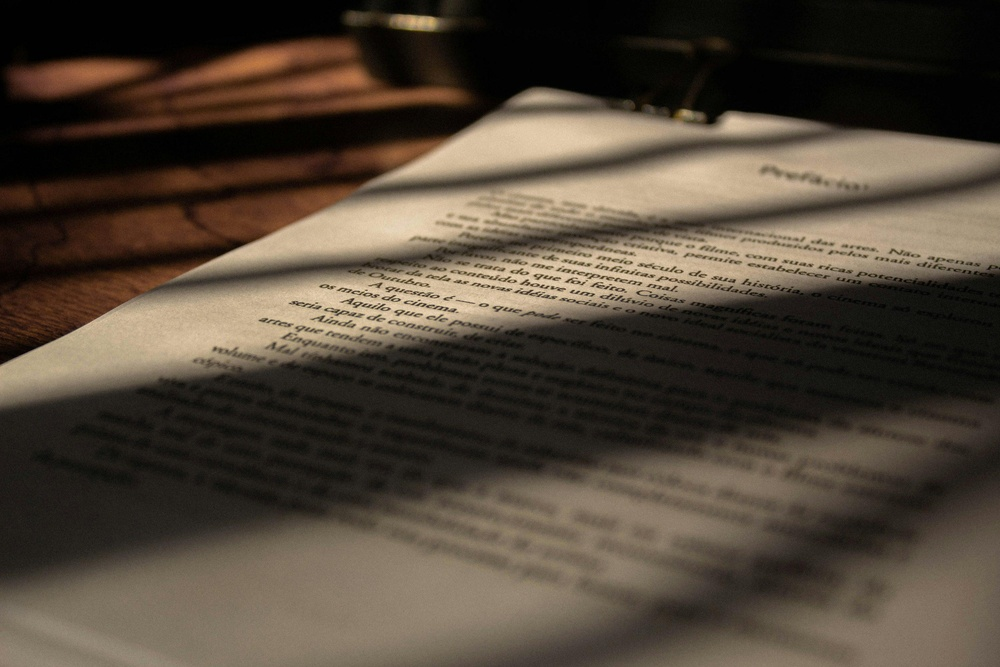
#> input picture AdaptiveThreshold/images/input.jpg, 1000 x 667 px, shrunk from 3000 x 2000 before the run
$ jupyter execute Adaptive_Threshold.ipynb
#> lines starting #> are read from the running program, lines starting #| are printed output that depends on the picture; after the words box and inside, x2 and y2 are one past the last pixel; in counts of white or black regions, pixels touching at a corner belong together
# Adaptive Threshold — Implementation

## Mục tiêu
1. Cài đặt Integral Image.
2. Cài đặt Bradley–Roth và Sauvola.
3. So sánh với ngưỡng thủ công và Otsu.
4. Khảo sát ảnh hưởng của tham số radius, t và k.
5. Đo thời gian chạy theo radius.

Import thư viện

[cell 1]
import cv2
import numpy as np
import matplotlib.pyplot as plt
import time
from pathlib import Path

print("OpenCV:", cv2.__version__)
print("NumPy:", np.__version__)
print("Môi trường đã sẵn sàng!")

Đọc ảnh

[cell 2]
image_path = Path("images/input.jpg")

img = cv2.imread(str(image_path), cv2.IMREAD_GRAYSCALE)
#> img: shape (667, 1000); min 0, max 219, mean 71.5

if img is None:
    raise FileNotFoundError(
        f"Không đọc được ảnh: {image_path.resolve()}"
    )

img = img.astype(np.uint8)

print("Kích thước ảnh (H, W):", img.shape)
#| Kích thước ảnh (H, W): (667, 1000)
print("Kiểu dữ liệu:", img.dtype)
#| Kiểu dữ liệu: uint8
print("Độ sáng trung bình:", round(float(img.mean()), 2))
#| Độ sáng trung bình: 71.5

plt.figure(figsize=(10, 6))
plt.imshow(img, cmap="gray", vmin=0, vmax=255)
plt.title("Ảnh gốc")
plt.axis("off")
plt.show()

Cài đặt ảnh tích phân

[cell 3]
def integral_image(img):
    """
    Trả về ảnh tích phân kích thước (H+1, W+1),
    kiểu int64, hàng đầu và cột đầu bằng 0.
    """
    img = np.asarray(img)

    if img.ndim != 2:
        raise ValueError("Ảnh phải là ma trận 2 chiều.")

    S = np.zeros(
        (img.shape[0] + 1, img.shape[1] + 1),
        dtype=np.int64
    )

    S[1:, 1:] = np.cumsum(
        np.cumsum(img.astype(np.int64), axis=0),
        axis=1
    )
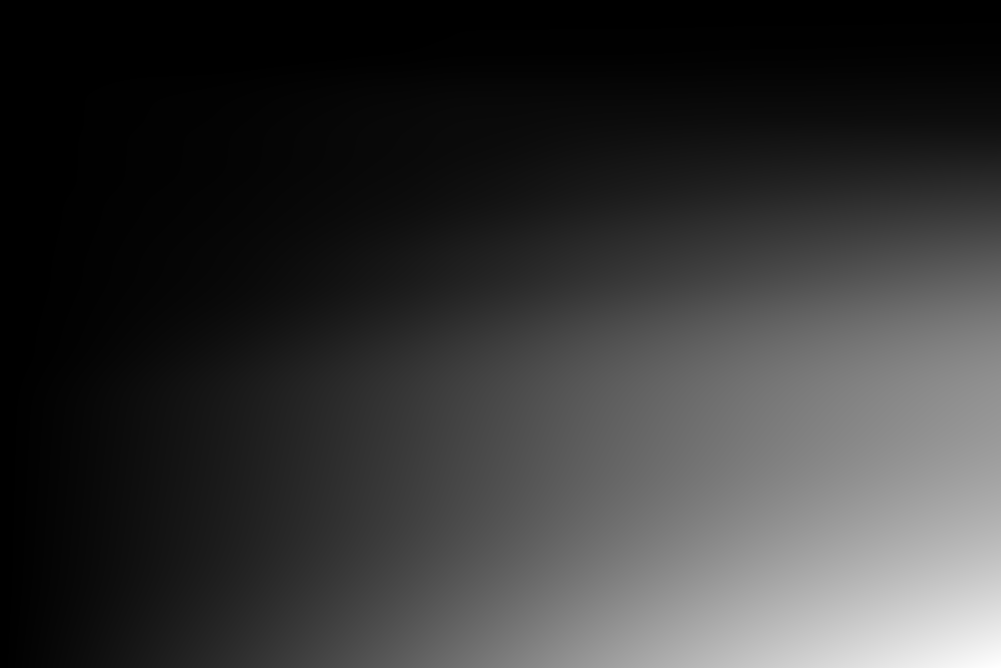
#> S: shape (668, 1001) int64; min 0, max 47688992, mean 10168899; drawn with min black and max white

    return S


def box_sum(S, y1, x1, y2, x2):
    """
    Tổng vùng [y1:y2, x1:x2] theo tọa độ ảnh gốc.
    y2 và x2 không nằm trong vùng (exclusive).
    """
    return (
        S[y2, x2]
        - S[y1, x2]
        - S[y2, x1]
        + S[y1, x1]
    )


S = integral_image(img)

print("Kích thước ảnh gốc:", img.shape)
#| Kích thước ảnh gốc: (667, 1000)
print("Kích thước ảnh tích phân:", S.shape)
#| Kích thước ảnh tích phân: (668, 1001)
print("Kiểu dữ liệu:", S.dtype)
#| Kiểu dữ liệu: int64
print("Hàng đầu toàn 0:", np.all(S[0, :] == 0))
#| Hàng đầu toàn 0: True
print("Cột đầu toàn 0:", np.all(S[:, 0] == 0))
#| Cột đầu toàn 0: True

[cell 4]
y1, x1, y2, x2 = 0, 0, min(10, img.shape[0]), min(10, img.shape[1])
#> y1 = 0; x1 = 0; y2 = 10; x2 = 10

sum_integral = box_sum(S, y1, x1, y2, x2)
#> sum_integral = 136
sum_direct = img[y1:y2, x1:x2].astype(np.int64).sum()
#> sum_direct = 136

print("Tổng từ ảnh tích phân:", sum_integral)
#| Tổng từ ảnh tích phân: 136
print("Tổng cộng trực tiếp:", sum_direct)
#| Tổng cộng trực tiếp: 136
assert sum_integral == sum_direct
print("Kiểm tra box_sum: PASS")

Tính trung bình và độ lệch chuẩn cục bộ

[cell 5]
def local_mean_std(img, radius):
    """
    Tính trung bình và độ lệch chuẩn cục bộ.
    Cửa sổ được cắt tại biên ảnh.
    """
#> called with radius = 15
    if radius < 1:
        raise ValueError("radius phải >= 1")

    a = img.astype(np.float64)
    H, W = a.shape
#> H = 667; W = 1000

    S1 = integral_image(a.astype(np.int64))
    S2 = integral_image(np.rint(a * a).astype(np.int64))

    ys = np.arange(H)
#> ys = 667 values from 0 to 666
    xs = np.arange(W)
#> xs = 1000 values from 0 to 999

    y0 = np.maximum(ys - radius, 0)
#> y0 = 667 values from 0 to 651
    y1 = np.minimum(ys + radius + 1, H)
    x0 = np.maximum(xs - radius, 0)
    x1 = np.minimum(xs + radius + 1, W)

    # Mỗi vị trí được xác định bằng bốn tọa độ biên
    total = (
        S1[y1[:, None], x1[None, :]]
        - S1[y0[:, None], x1[None, :]]
        - S1[y1[:, None], x0[None, :]]
        + S1[y0[:, None], x0[None, :]]
    )

    total_sq = (
        S2[y1[:, None], x1[None, :]]
        - S2[y0[:, None], x1[None, :]]
        - S2[y1[:, None], x0[None, :]]
        + S2[y0[:, None], x0[None, :]]
    )

    area = (
        (y1 - y0)[:, None]
        * (x1 - x0)[None, :]
    )

    mean = total / area
    variance = np.maximum(total_sq / area - mean**2, 0)
    std = np.sqrt(variance)

    return mean, std


mean_local, std_local = local_mean_std(img, radius=15)

fig, axes = plt.subplots(1, 3, figsize=(15, 5))

axes[0].imshow(img, cmap="gray")
axes[0].set_title("Ảnh gốc")

axes[1].imshow(mean_local, cmap="gray")
axes[1].set_title("Trung bình cục bộ")

axes[2].imshow(std_local, cmap="gray")
axes[2].set_title("Độ lệch chuẩn cục bộ")

for ax in axes:
    ax.axis("off")

plt.tight_layout()
plt.show()

Cài đặt Bradley–Roth

ngưỡng Bradley–Roth là:
\[
T(x,y)=m(x,y)(1-t)
\]

Trong đó \(m(x,y)\) là trung bình cục bộ, còn \(t\) là tham số điều chỉnh ngưỡng.

[cell 6]
def adaptive_threshold_bradley(img, radius=15, t=0.15):
#> called with radius = 15, t = 0.15
    mean, _ = local_mean_std(img, radius)
    threshold = mean * (1 - t)

    # Pixel tối hơn ngưỡng là chữ (đen), còn lại là nền (trắng)
    binary = np.where(img <= threshold, 0, 255).astype(np.uint8)
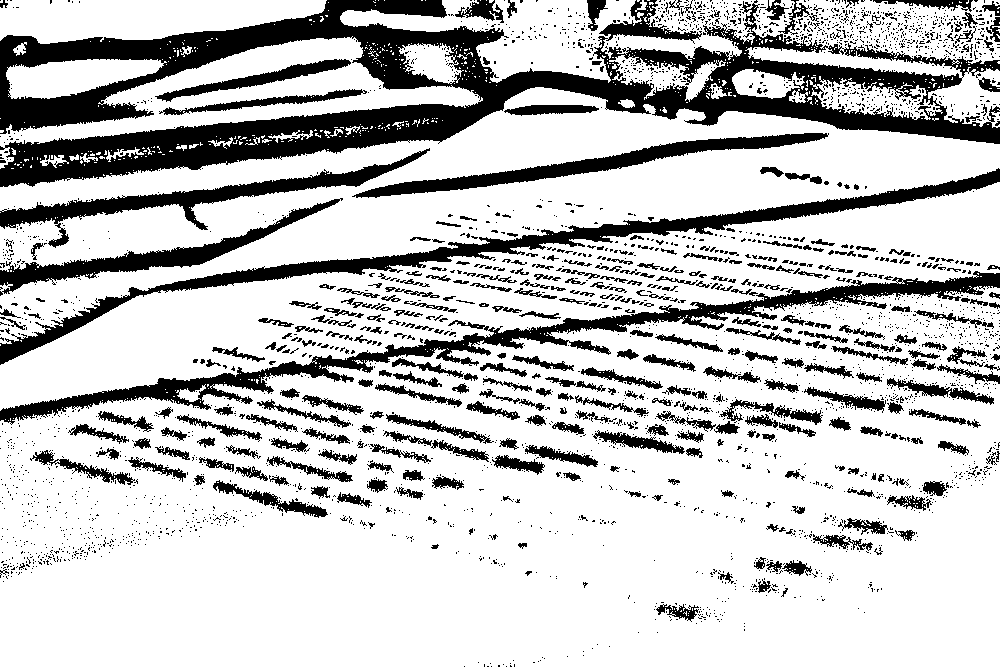
#> binary: shape (667, 1000); 77% white; 3267 black regions (2907 under 20 px), largest, box (x1, y1, x2, y2) and area: (0, 0, 1000, 187) 57592, (0, 271, 1000, 425) 14144, (0, 168, 1000, 365) 12463

    return binary


bradley = adaptive_threshold_bradley(
    img,
    radius=15,
    t=0.15
)

plt.figure(figsize=(10, 6))
plt.imshow(bradley, cmap="gray", vmin=0, vmax=255)
plt.title("Bradley–Roth (radius=15, t=0.15)")
plt.axis("off")
plt.show()

Cài đặt Sauvola

[cell 7]
def adaptive_threshold_sauvola_custom(
    img, radius=15, k=0.34, R=128
):
#> called with radius = 15, k = 0.34, R = 128
    mean, std = local_mean_std(img, radius)

    threshold = mean * (
        1 + k * (std / R - 1)
    )
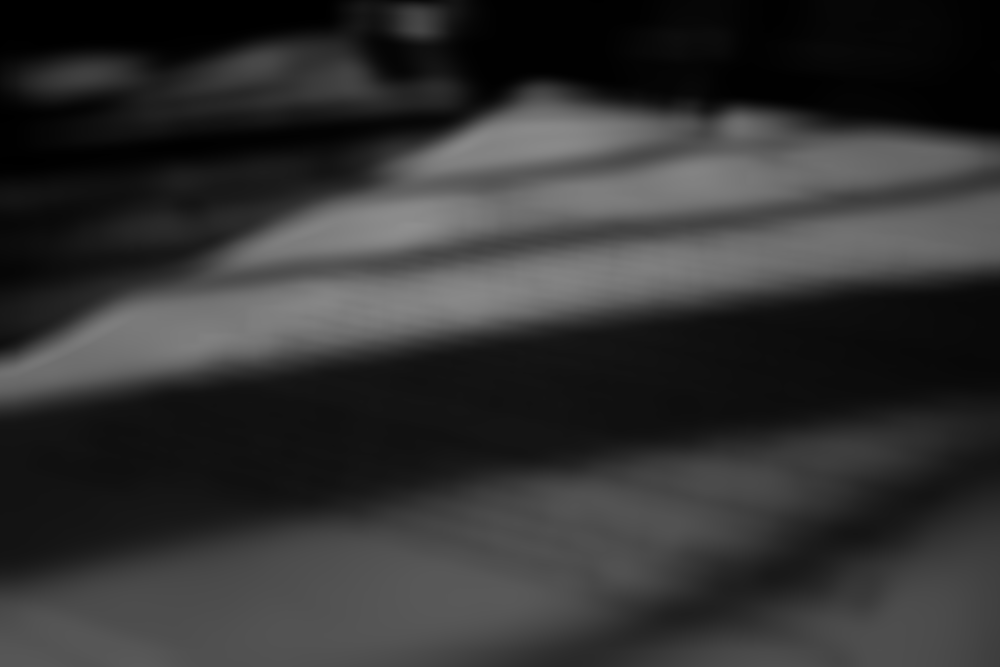
#> threshold: shape (667, 1000) float64; min 0.644, max 143.8, mean 51.1

    binary = np.where(img <= threshold, 0, 255).astype(np.uint8)
#> binary: shape (667, 1000); 85.8% white; 2794 black regions (2526 under 20 px), largest, box (x1, y1, x2, y2) and area: (0, 53, 1000, 186) 23960, (0, 0, 498, 134) 14566, (146, 171, 1000, 293) 7605

    return binary


sauvola = adaptive_threshold_sauvola_custom(
    img,
    radius=15,
    k=0.34,
    R=128
)

plt.figure(figsize=(10, 6))
plt.imshow(sauvola, cmap="gray", vmin=0, vmax=255)
plt.title("Sauvola (radius=15, k=0.34, R=128)")
plt.axis("off")
plt.show()

So sánh bốn phương pháp

Chạy bốn phương pháp trên cùng một ảnh:
1. Ngưỡng thủ công — lấy giá trị 127 làm ngưỡng.
2. Otsu — tự tìm ngưỡng toàn cục.
3. Bradley–Roth — ngưỡng dựa trên trung bình cục bộ.
4. Sauvola — ngưỡng dựa trên trung bình và độ lệch chuẩn cục bộ.

[cell 8]
# 1. Ngưỡng thủ công
_, manual = cv2.threshold(
    img, 127, 255, cv2.THRESH_BINARY
)
#> manual: shape (667, 1000); 17.5% white; 600 white regions (576 under 20 px), largest, box (x1, y1, x2, y2) and area: (0, 196, 1000, 396) 53682, (178, 137, 997, 278) 33972, (373, 114, 802, 185) 12074

# 2. Otsu
otsu_threshold, otsu = cv2.threshold(
    img, 0, 255,
    cv2.THRESH_BINARY + cv2.THRESH_OTSU
)
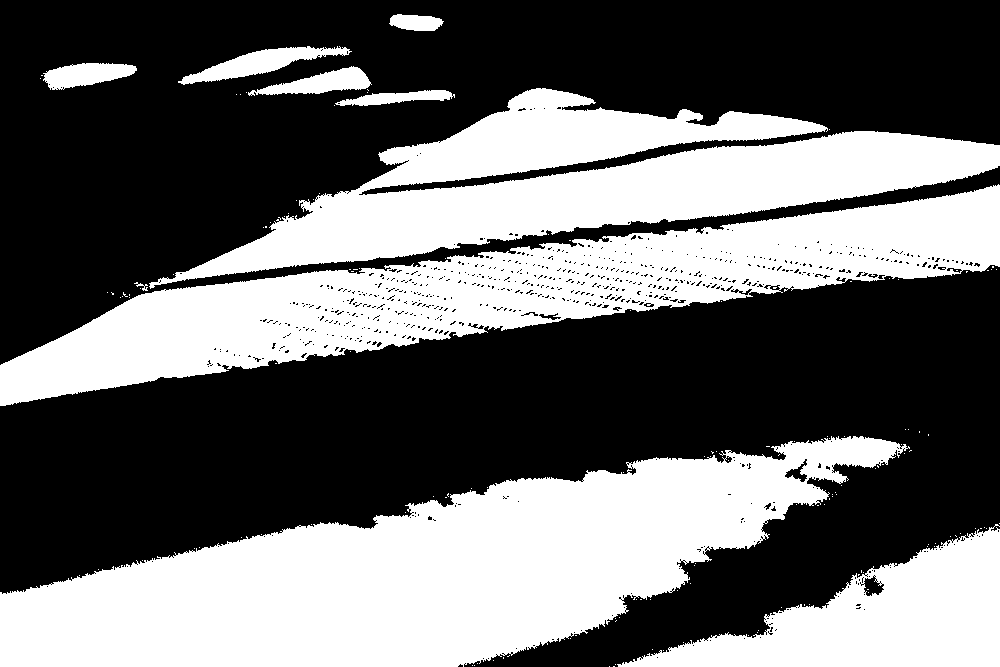
#> otsu: shape (667, 1000); 41.3% white; 150 white regions (140 under 20 px), largest, box (x1, y1, x2, y2) and area: (0, 436, 910, 667) 103923, (0, 184, 1000, 406) 74107, (149, 88, 1000, 289) 64026
#> otsu_threshold = 80

# 3. Bradley–Roth
bradley = adaptive_threshold_bradley(
    img, radius=15, t=0.15
)

# 4. Sauvola
sauvola = adaptive_threshold_sauvola_custom(
    img, radius=15, k=0.34, R=128
)

results = [
    ("Ảnh gốc", img),
    ("Ngưỡng thủ công", manual),
    ("Otsu", otsu),
    ("Bradley–Roth", bradley),
    ("Sauvola", sauvola),
]

fig, axes = plt.subplots(1, 5, figsize=(20, 6))

for ax, (title, image) in zip(axes, results):
    ax.imshow(image, cmap="gray", vmin=0, vmax=255)
    ax.set_title(title)
    ax.axis("off")
#> this loop made 5 passes
#> title on passes 1 to 5: 'Ảnh gốc', 'Ngưỡng thủ công', 'Otsu', 'Bradley–Roth', 'Sauvola'

plt.tight_layout()
plt.show()

print("Ngưỡng Otsu tìm được:", otsu_threshold)
#| Ngưỡng Otsu tìm được: 80.0

thay đổi tham số

[cell 9]
radii = [3, 7, 15, 25, 35]

fig, axes = plt.subplots(
    2, len(radii),
    figsize=(18, 8)
)

for i, r in enumerate(radii):
    b = adaptive_threshold_bradley(img, radius=r, t=0.15)
    s = adaptive_threshold_sauvola_custom(
        img, radius=r, k=0.34, R=128
    )

    axes[0, i].imshow(b, cmap="gray", vmin=0, vmax=255)
    axes[0, i].set_title(f"Bradley r={r}")
    axes[0, i].axis("off")

    axes[1, i].imshow(s, cmap="gray", vmin=0, vmax=255)
    axes[1, i].set_title(f"Sauvola r={r}")
    axes[1, i].axis("off")
#> this loop made 5 passes
#> pass 1, in local_mean_std (call 6), `total = ( S1[y1[:, None], x1[None, :]] - S1[y0[:, None], x1[None, :]] ..`:
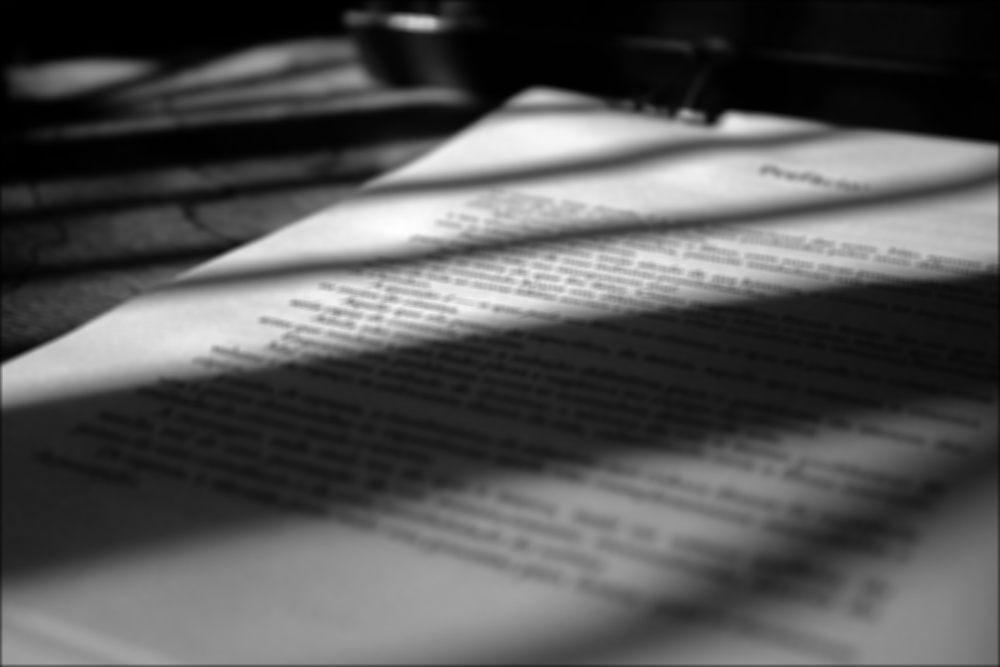
#> total: shape (667, 1000) int64; min 22, max 10442, mean 3492.6; drawn with min black and max white

axes[0, 0].set_ylabel("Bradley–Roth")
axes[1, 0].set_ylabel("Sauvola")

plt.tight_layout()
plt.show()

Tiếp tục thử t và k

[cell 10]
t_values = [0.05, 0.10, 0.15, 0.20, 0.25]
k_values = [0.10, 0.20, 0.34, 0.45, 0.60]

fig, axes = plt.subplots(2, 5, figsize=(18, 8))

for i, t in enumerate(t_values):
    out = adaptive_threshold_bradley(
        img, radius=15, t=t
    )
    axes[0, i].imshow(out, cmap="gray", vmin=0, vmax=255)
    axes[0, i].set_title(f"t={t}")
    axes[0, i].axis("off")

for i, k in enumerate(k_values):
    out = adaptive_threshold_sauvola_custom(
        img, radius=15, k=k, R=128
    )
    axes[1, i].imshow(out, cmap="gray", vmin=0, vmax=255)
    axes[1, i].set_title(f"k={k}")
    axes[1, i].axis("off")

axes[0, 0].set_ylabel("Bradley–Roth")
axes[1, 0].set_ylabel("Sauvola")

plt.tight_layout()
plt.show()
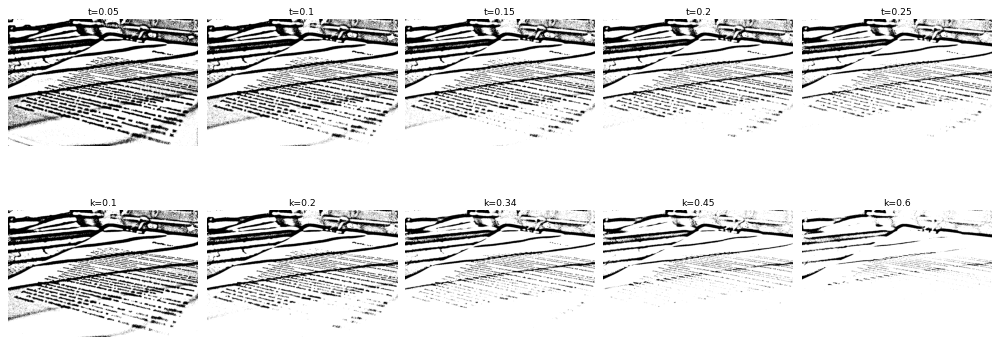
#> figure drawn by matplotlib, 10 panels

Đo thời gian theo radius

[cell 11]
def benchmark(func, repeats=3):
    times = []

    for _ in range(repeats):
        start = time.perf_counter()
        func()
        times.append(time.perf_counter() - start)

    return float(np.median(times))


radii_time = [1, 2, 4, 8, 16, 32, 64]
timing_bradley = []
timing_sauvola = []
timing_box = []
timing_separable = []

# Dùng ảnh thu nhỏ để thời gian chạy trực tiếp
# không quá lâu. Tăng kích thước nếu máy chạy tốt.
scale = min(1.0, 600 / max(img.shape))
small = cv2.resize(
    img,
    None,
    fx=scale,
    fy=scale,
    interpolation=cv2.INTER_AREA
) if scale < 1 else img.copy()

small_f = small.astype(np.float32)

for r in radii_time:
    timing_bradley.append(
        benchmark(
            lambda r=r: adaptive_threshold_bradley(
                small, radius=r, t=0.15
            ),
            repeats=3
        )
    )

    timing_sauvola.append(
        benchmark(
            lambda r=r: adaptive_threshold_sauvola_custom(
                small, radius=r, k=0.34, R=128
            ),
            repeats=3
        )
    )

    # Tham chiếu: lọc trung bình hộp trực tiếp bằng OpenCV
    timing_box.append(
        benchmark(
            lambda r=r: cv2.boxFilter(
                small_f, -1, (2*r + 1, 2*r + 1),
                normalize=True,
                borderType=cv2.BORDER_REPLICATE
            ),
            repeats=3
        )
    )

    # Tham chiếu: lọc hộp tách thành hai chiều
    timing_separable.append(
        benchmark(
            lambda r=r: cv2.sepFilter2D(
                small_f, -1,
                np.ones(2*r + 1, np.float32) / (2*r + 1),
                np.ones(2*r + 1, np.float32) / (2*r + 1),
                borderType=cv2.BORDER_REPLICATE
            ),
            repeats=3
        )
    )
#> after the loop, timing_box = [0.000287, 0.000374, 0.000503, 0.000798, 0.000791, 0.000882, 0.00109]; timing_bradley = [0.0159, 0.0151, 0.0158, 0.0156, 0.0199, 0.0225, 0.0238]; timing_sauvola = [0.0154, 0.0157, 0.0154, 0.0164, 0.0156, 0.0231, 0.0242]; timing_separable = [0.000188, 0.000294, 0.000465, 0.00103, 0.00251, 0.00578, 0.0125]

print("Benchmark hoàn tất.")
print("Kích thước ảnh đo:", small.shape)
#| Kích thước ảnh đo: (400, 600)

Vẽ biểu đồ

[cell 12]
plt.figure(figsize=(9, 6))

plt.plot(radii_time, timing_box, marker="o", label="Box filter")
plt.plot(radii_time, timing_separable, marker="s", label="Separable filter")
plt.plot(radii_time, timing_bradley, marker="^", label="Bradley–Roth")
plt.plot(radii_time, timing_sauvola, marker="d", label="Sauvola")

plt.xscale("log", base=2)
plt.yscale("log")
plt.xlabel("Radius r (log scale)")
plt.ylabel("Thời gian chạy (giây, log scale)")
plt.title("Thời gian chạy theo bán kính cửa sổ")
plt.grid(True, which="both", alpha=0.3)
plt.legend()
plt.tight_layout()
plt.show()
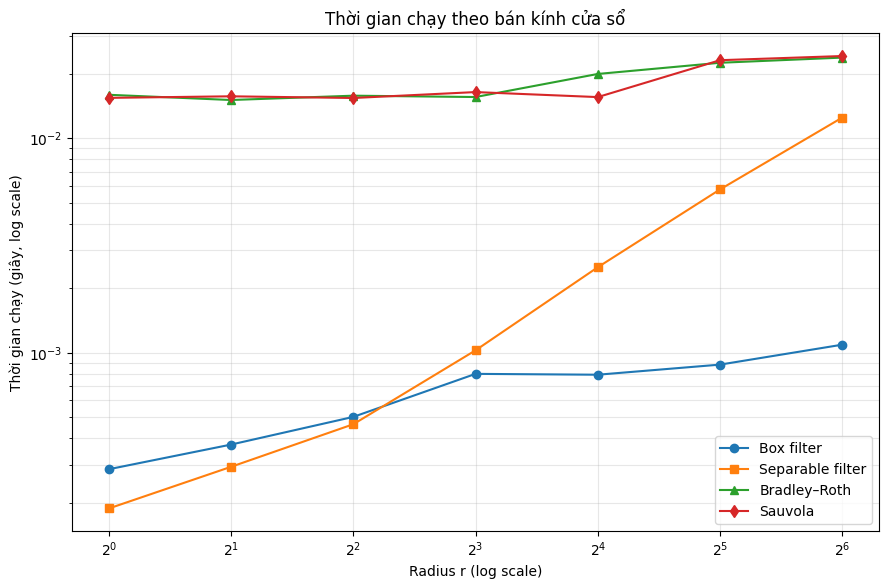
#> figure drawn by matplotlib, 1 panel

[cell 13]
from pathlib import Path
import pandas as pd
from IPython.display import display

output_dir = Path("output")
output_dir.mkdir(exist_ok=True)

cv2.imwrite(str(output_dir / "original.png"), img)
cv2.imwrite(str(output_dir / "manual.png"), manual)
cv2.imwrite(str(output_dir / "otsu.png"), otsu)
cv2.imwrite(str(output_dir / "bradley_roth.png"), bradley)
cv2.imwrite(str(output_dir / "sauvola.png"), sauvola)

timing_df = pd.DataFrame({
    "radius": radii_time,
    "box_filter_s": timing_box,
    "separable_filter_s": timing_separable,
    "bradley_roth_s": timing_bradley,
    "sauvola_s": timing_sauvola
})
#> timing_df = table of 7 rows and 5 columns

timing_df.to_csv(
    output_dir / "timing.csv",
    index=False
)

print("Đã lưu kết quả vào:", output_dir.resolve())
display(timing_df)
